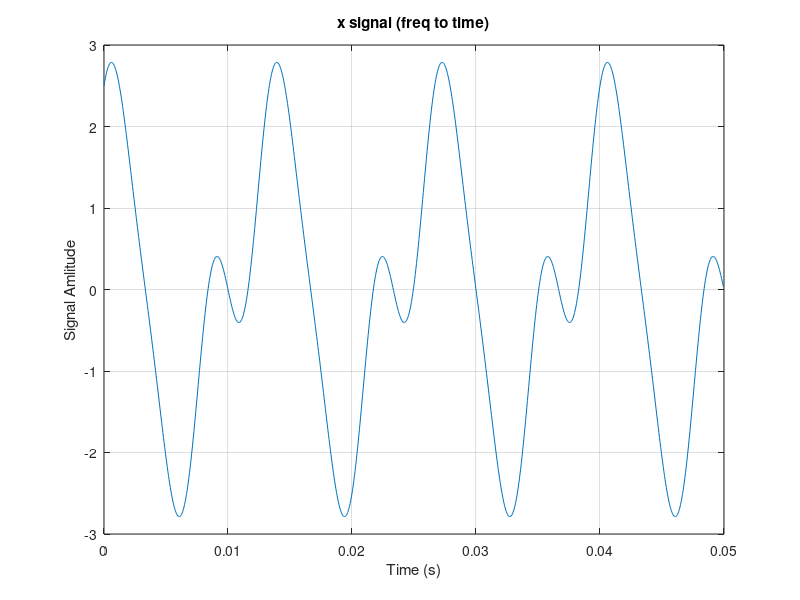
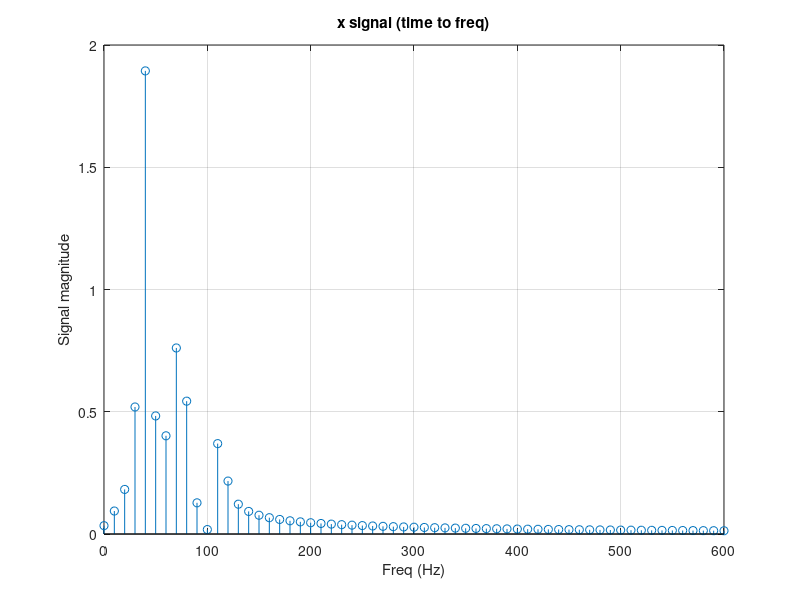
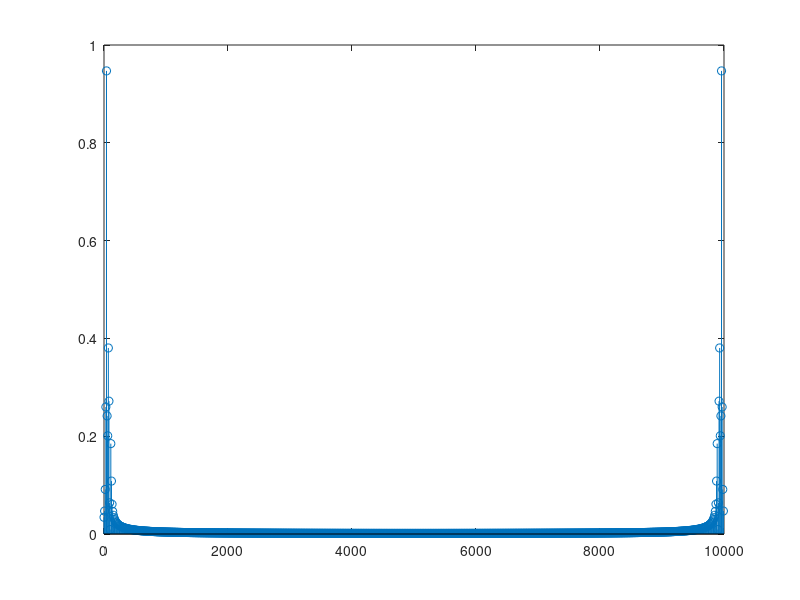

The MATLAB source for these figures, in order:
%problema 1
clear;
%1)
Fs = 10000;
Ts = 1/Fs;

T = 0.1
N = Fs*T ;%numero de amostras em 0.1 sec

t = (0:N-1)*(Ts/2);
x = 2*cos(150*pi*t) + sin(300*pi*t) + 0.5*cos(450*pi*t);
%2)
figure(1);
plot(t,x);
xlabel("Time (s)");
ylabel("Signal Amlitude");
title("x signal (freq to time)");
grid on;

%3)
X = fft(x);%time to freq

f =(0:N-1)*(Fs/N);%the Fs is broken to 1000 pieces for xaxis

Mag = abs(X)/N; %max magnitude that the signal can reach?
figure(99);
stem(f,Mag);
%mag sample
one_sided_mag = Mag(1:(N/2)+1);%Nquits f >= 450 but use 500(N/2 amostras), the 1 is to exclude 0

one_sided_mag(2:end -1) = 2 * one_sided_mag(2:end -1);

f_addabted = f(1:N/2+1);

figure(2);
%plot(f,Mag);
stem(f_addabted,one_sided_mag);%x and y must have thr same size
xlabel("Freq (Hz)");
ylabel("Signal magnitude");
title("x signal (time to freq)");
grid on;
xlim([0, 600]);

%4)
%para determinar os picos temos que aomentar a resolusao que se faz diminuindo Ts ou aumentando T
peaks1 =[];
freq_of_peaks = []
nPeaks = 0;
for i = 2:length(one_sided_mag)-1
  if Mag(i)> 0.01
    if one_sided_mag(i)> one_sided_mag(i-1) && one_sided_mag(i + 1) < one_sided_mag(i)
      peaks1 = [peaks1,one_sided_mag(i)];
      freq_of_peaks = [freq_of_peaks,f_addabted(i)];
      nPeaks = nPeaks + 1;
    end
  end
end


printf("%d\n",peaks1);
printf("foram detetados %d picos",nPeaks);
printf("no(s) índice(s) %d, %d, %d \n",peaks1(1),peaks1(2),peaks1(3));

%5)

Hz = [];
Hz =  peaks1/freq_of_peaks;
for k  = 1 :length(peaks1)
  Hz = [Hz,peaks1(k)/freq_of_peaks(k)];
end
printf("As frequências presentes no sinal são: %d, %d e %d",Hz(1),Hz(2),Hz(3));
